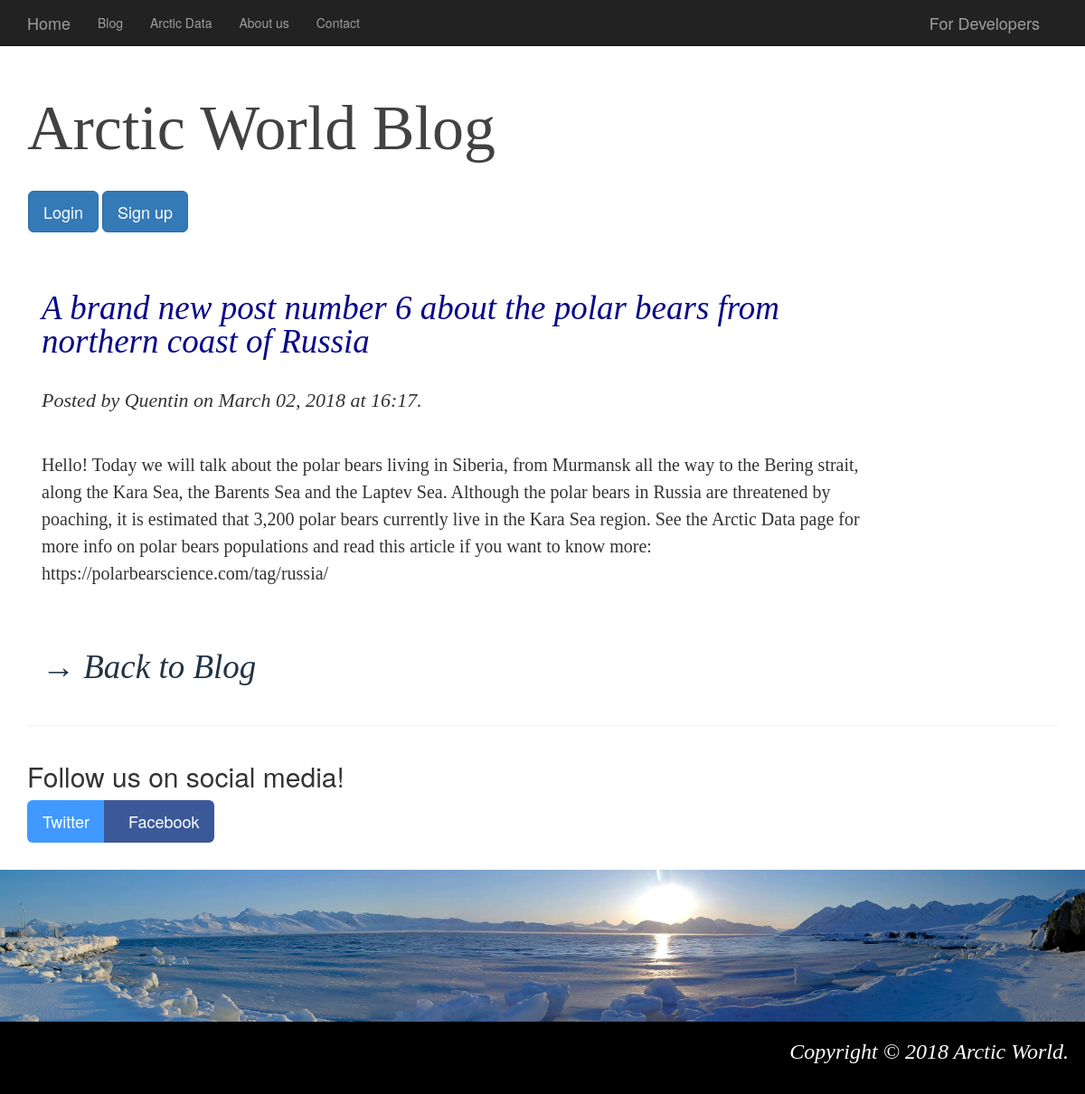
/post/6, run on the app's committed database.
### forms.py (models this page shows)
class BlogPost(db.Model):
	post_id = db.Column(db.Integer, primary_key=True, autoincrement=True)
	title = db.Column(db.String(150))
	image = db.Column(db.LargeBinary)
	image2 = db.Column(db.LargeBinary)
	author = db.Column(db.String(20))
	created = db.Column(db.DateTime)
	updated = db.Column(db.DateTime)
	content = db.Column(db.Text)

### app.py (the view)
@app.route('/post/<int:post_id>', methods=['GET'])
def blogpost(post_id):
	post = BlogPost.query.filter_by(post_id=post_id).first()
	return render_template('detail.html', post=post)

### app.py (called while the page is built)
@app.context_processor
def inject_now():
	return {'now': datetime.utcnow()}

### templates/detail.html (shortened to what this page needs)
{% extends 'base.html' %}
{% block content %}
<div id="masthead">
<div class="container">
<div class="row">
<div class="col-md-10">
	<h1> <font face="blanka" color="#424242">Arctic World Blog</font>
</div>
</div>
</div>
</div>
<div class="container">
<div class="panel">
	<br>
	{% if not current_user.is_authenticated %}
	<a href="{{ url_for('login') }}" type="button" class="btn btn-lg btn-primary"> Login </a>
	<a href="{{ url_for('signup') }}" type="button" class="btn btn-lg btn-primary"> Sign up </a>
	{% endif %}
	<div id='content'>
	<br><br>
	<div class="panel-body">
	<div class="row">
	<div class="col-md-10 col-sm-9">
	<h1> <font color="#08088A">{{ post.title }}</font></h1>
	<h3><i>Posted by {{ post.author }} on {{ post.created.strftime('%B %d, %Y at %H:%M') }}.<br>
	</i></h3><br>
	<h4>{{ post.content|safe }}</h4>
	<div class="row">
		<div class="col-xs-9">
		<p><br><br></p>
		</div>
		<div class="col-xs-3"></div>
	</div>
	<h1><font color="#08088A"><i><a href="{{ url_for('blog') }}">&rarr;&nbsp;Back to Blog</a></i></font></h1>
	<br>
	</div>
</div>
</div>
	</div>
</div>
</div>
{% endblock content %}

### static/css/styles.css (style rules this page uses)
body { padding-top:50px; }
#masthead { min-height:140px; }
#masthead h1 { font-size: 40px; line-height: 1; margin-top:50px; }
#content h1 { font-family: 'Georgia'; font-size: 37px; font-style: italic; line-height: 1; margin-top:10px; }
#content h3 { font-family: 'Georgia'; font-size: 22px; font-style: italic; line-height: 1.5; margin-top:30px; }
#content h4 { font-family: 'Georgia'; font-size: 20px; line-height: 1.5; margin-top:10px; }
a,a:hover { color:#223344; text-decoration:none; }
@media screen and (min-width: 768px) { #masthead h1 { font-size: 70px; } }
.panel { border-color:transparent; border-radius:0; }

### data on the page
BlogPost: title "A brand new post number 6 about the polar bears from northern coast of Russia", author "Quentin", created "March 02, 2018 at 16:17", content "Hello! Today we will talk about the polar bears living in Siberia, from Murmansk all the way to the Bering strait, along the Kara Sea, the Barents Sea and the Laptev Sea. Although the polar bears in Russia are threatened by poaching, it is estimated that 3,200 polar bears currently live in the Kara Sea region. See the Arctic Data page for more info on polar bears populations and read this article if you want to know more: https://polarbearscience.com/tag/russia/"
